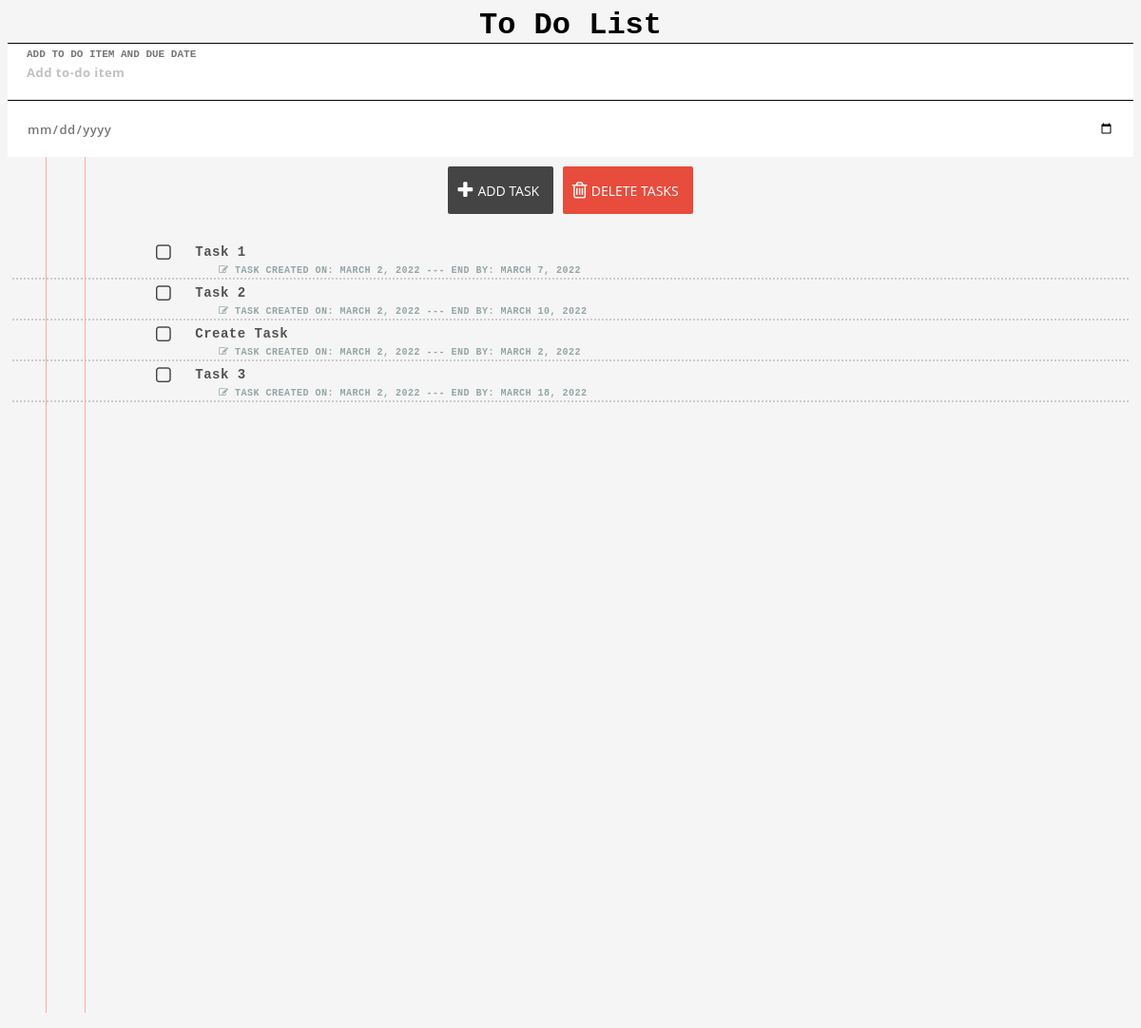
The page / on the database its author committed.
### list/models.py (models this page shows, shortened)
class Items(models.Model):
    title = models.CharField(max_length=250, default="Create Task")
    content = models.TextField(blank=True)
    created = models.DateField(default=timezone.now().strftime("%Y-%m-%d"))
    due_date = models.DateField(default=timezone.now().strftime("%Y-%m-%d"))
    class Meta:
        ordering = ["-created"]

### list/views.py (the view, shortened to what this page needs)
# urls.py: path(r'', index, name='Items'),
def index(request):
    all_items = Items.objects.all()
    return render(request, "index.html", {"all_items": all_items})

### list/templates/index.html (shortened to what this page needs)
<!DOCTYPE html>
<html>
<head>
    {% load static %}
    <link rel="stylesheet" type="text/css" href="https://maxcdn.bootstrapcdn.com/font-awesome/4.7.0/css/font-awesome.min.css">
    <link rel="stylesheet" type="text/css" href="{% static 'css/style.css' %}">
</head>
<h1>To Do List</h1>
<body>
    <div django-app="TaskManager">
        <div container>
            <div class="content">
                <form action="" method="post"> {% csrf_token %}
                    <div class="inputContainer">
                        <input type="text" id="description" class="taskName" placeholder="Add to-do item" name="description" required>
                        <label for="description">Add To Do Item and Due Date</label>
                    </div>
                    <div class="inputContainer">
                        <input type="date" id="dueDate" class="taskDate" name="date">
                        <label for="dueDate"></label>
                    </div>
                    <div class="row">
                        <button class="taskAdd" name="taskAdd" type="submit"><i class="fa fa-plus icon"></i>Add task</button>
                        <button class="taskDelete" name="taskDelete" formnovalidate="" type="submit" onclick="$('input#sublist').click();"><i class="fa fa-trash-o icon"></i>Delete Tasks</button>
                    </div>
                    <ul class="lines"></ul>
                    <ul class="taskList">
                        {% for i in all_items %}
                            <li class="taskItem">
                                <input type="checkbox" class="taskCheckbox" name="checkedbox" id="{{ i.id }}" value="{{ i.id }}">
                                <label for="{{ i.id }}"><span class="complete-">{{ i.title }}</span></label>
                                <strong class="taskDate"><i class="fa fa-pencil-square-o"></i> Task created on: {{ i.created }} --- End by: {{ i.due_date }}</strong>
                            </li>
                        {% endfor %}
                    </ul>
                </form>
            </div>
        </div>
    </div>
</body>
</html>

### list/static/css/style.css (style rules this page uses)
*, *:before, *:after { -webkit-box-sizing: border-box; -moz-box-sizing: border-box; box-sizing: border-box; }
html { font-size: 100%; }
body { background: #f5f5f5; font-family: courier, monospace; }
.row { display: block; padding: 10px; text-align: center; width: 100%; clear: both; overflow: hidden; }
.content { background: #f5f5f5; border-bottom: #000; }
h1 { color: rgb(0, 0, 0); text-align: center; margin: 0; font-family: courier, monospace; font-weight: bold; }
.inputContainer { height: 60px; border-top: 1px solid rgb(3, 3, 3); position: relative; overflow: hidden; color: #000; }
input[type="date"], input[type="text"], select { height: 100%; width: 100%; padding: 0 20px; position: absolute; top: 0; vertical-align: middle; display: inline-block; border: none; border-radius: none; font-size: 13px; color: #777; margin: 0; font-family: 'Open Sans', sans-serif; font-weight: 600; letter-spacing: 0.5px; -webkit-transition: background 0.3s; transition: background 0.3s; }
input[type="date"] { cursor: pointer; }
.inputContainer label { padding: 5px 20px; font-size: 11px; font-weight: 600; text-transform: uppercase; color: #777; display: block; position: absolute; }
button { font-family: 'Open Sans', sans-serif; background: transparent; border-radius: 2px; border: none; outline: none; height: 50px; font-size: 14px; color: #fff; cursor: pointer; text-transform: uppercase; position: relative; -webkit-transition: all 0.3s; transition: all 0.3s; padding-left: 30px; padding-right: 15px; }
.icon { position: absolute; top: 30%; left: 10px; font-size: 20px; }
.taskAdd { background: #444; padding-left: 31px; }
.taskDelete { background: #e74c3c; padding-left: 30px; }
.taskList { list-style: none; padding: 0 5px; text-indent: 70px; }
.lines { border-left: 1px solid #ffaa9f; border-right: 1px solid #ffaa9f; width: 2px; float: left; margin-top: -70px; height: 900px; margin-left: 40px; }
.taskItem { border-bottom: 2px dotted #ccc; padding: 2px 0; color: rgb(83, 82, 82); font-weight: 600; font-size: 14px; letter-spacing: 0.5px; }
.taskCheckbox { margin-right: 1em; }
.taskList .taskDate { color: #95a5a6; font-size: 10px; font-weight: bold; text-transform: uppercase; display: block; margin-left: 41px; }
.taskCheckbox { -webkit-appearance: none; appearance: none; -webkit-transition: all 0.3s; transition: all 0.3s; display: inline-block; cursor: pointer; width: 19px; height: 19px; vertical-align: middle; }
.taskCheckbox:before, .taskCheckbox:checked:before { font-family: 'FontAwesome'; color: #444; font-size: 20px; -webkit-transition: all 0.3s; transition: all 0.3s; }
.taskCheckbox:before { content: '\f096'; }

### rows shown on the page
Items: title "Task 1", created "MARCH 2, 2022", due_date "MARCH 7, 2022"
Items: title "Task 2", created "MARCH 2, 2022", due_date "MARCH 10, 2022"
Items: title "Create Task", created "MARCH 2, 2022", due_date "MARCH 2, 2022"
Items: title "Task 3", created "MARCH 2, 2022", due_date "MARCH 18, 2022"
